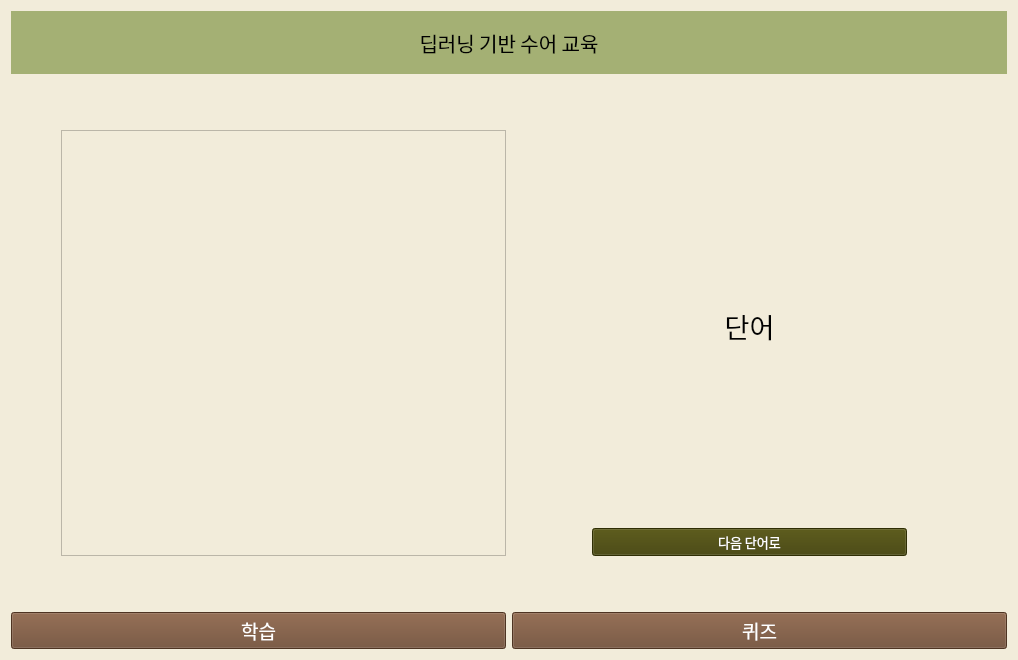
<?xml version="1.0" encoding="UTF-8"?>
<ui version="4.0">
 <class>Form</class>
 <widget class="QWidget" name="Form">
  <property name="geometry">
   <rect>
    <x>0</x>
    <y>0</y>
    <width>1018</width>
    <height>660</height>
   </rect>
  </property>
  <property name="windowTitle">
   <string>Form</string>
  </property>
  <property name="styleSheet">
   <string notr="true">background-color:rgb(242, 236, 218)</string>
  </property>
  <layout class="QGridLayout" name="gridLayout_2">
   <item row="0" column="0">
    <layout class="QGridLayout" name="gridLayout_3">
     <item row="0" column="0">
      <layout class="QGridLayout" name="gridLayout" rowstretch="0,3,25,2">
       <item row="3" column="0">
        <layout class="QHBoxLayout" name="horizontalLayout3">
         <item>
          <widget class="QPushButton" name="btn_learn">
           <property name="font">
            <font>
             <family>한컴 윤고딕 230</family>
             <pointsize>14</pointsize>
            </font>
           </property>
           <property name="styleSheet">
            <string notr="true">QPushButton{
	color: white;
	background-color: rgb(109, 73, 48);
}

QPushButton:hover{
          color: rgb(109, 73, 48);
          background: transparent;
          border: 2px solid brown;
          border-radius: 1px;
}</string>
           </property>
           <property name="text">
            <string>학습</string>
           </property>
          </widget>
         </item>
         <item>
          <widget class="QPushButton" name="btn_quiz">
           <property name="palette">
            <palette>
             <active>
              <colorrole role="WindowText">
               <brush brushstyle="SolidPattern">
                <color alpha="255">
                 <red>255</red>
                 <green>255</green>
                 <blue>255</blue>
                </color>
               </brush>
              </colorrole>
              <colorrole role="Button">
               <brush brushstyle="SolidPattern">
                <color alpha="255">
                 <red>109</red>
                 <green>73</green>
                 <blue>48</blue>
                </color>
               </brush>
              </colorrole>
              <colorrole role="Text">
               <brush brushstyle="SolidPattern">
                <color alpha="255">
                 <red>255</red>
                 <green>255</green>
                 <blue>255</blue>
                </color>
               </brush>
              </colorrole>
              <colorrole role="ButtonText">
               <brush brushstyle="SolidPattern">
                <color alpha="255">
                 <red>255</red>
                 <green>255</green>
                 <blue>255</blue>
                </color>
               </brush>
              </colorrole>
              <colorrole role="Base">
               <brush brushstyle="SolidPattern">
                <color alpha="255">
                 <red>109</red>
                 <green>73</green>
                 <blue>48</blue>
                </color>
               </brush>
              </colorrole>
              <colorrole role="Window">
               <brush brushstyle="SolidPattern">
                <color alpha="255">
                 <red>109</red>
                 <green>73</green>
                 <blue>48</blue>
                </color>
               </brush>
              </colorrole>
             </active>
             <inactive>
              <colorrole role="WindowText">
               <brush brushstyle="SolidPattern">
                <color alpha="255">
                 <red>255</red>
                 <green>255</green>
                 <blue>255</blue>
                </color>
               </brush>
              </colorrole>
              <colorrole role="Button">
               <brush brushstyle="SolidPattern">
                <color alpha="255">
                 <red>109</red>
                 <green>73</green>
                 <blue>48</blue>
                </color>
               </brush>
              </colorrole>
              <colorrole role="Text">
               <brush brushstyle="SolidPattern">
                <color alpha="255">
                 <red>255</red>
                 <green>255</green>
                 <blue>255</blue>
                </color>
               </brush>
              </colorrole>
              <colorrole role="ButtonText">
               <brush brushstyle="SolidPattern">
                <color alpha="255">
                 <red>255</red>
                 <green>255</green>
                 <blue>255</blue>
                </color>
               </brush>
              </colorrole>
              <colorrole role="Base">
               <brush brushstyle="SolidPattern">
                <color alpha="255">
                 <red>109</red>
                 <green>73</green>
                 <blue>48</blue>
                </color>
               </brush>
              </colorrole>
              <colorrole role="Window">
               <brush brushstyle="SolidPattern">
                <color alpha="255">
                 <red>109</red>
                 <green>73</green>
                 <blue>48</blue>
                </color>
               </brush>
              </colorrole>
             </inactive>
             <disabled>
              <colorrole role="WindowText">
               <brush brushstyle="SolidPattern">
                <color alpha="255">
                 <red>255</red>
                 <green>255</green>
                 <blue>255</blue>
                </color>
               </brush>
              </colorrole>
              <colorrole role="Button">
               <brush brushstyle="SolidPattern">
                <color alpha="255">
                 <red>109</red>
                 <green>73</green>
                 <blue>48</blue>
                </color>
               </brush>
              </colorrole>
              <colorrole role="Text">
               <brush brushstyle="SolidPattern">
                <color alpha="255">
                 <red>255</red>
                 <green>255</green>
                 <blue>255</blue>
                </color>
               </brush>
              </colorrole>
              <colorrole role="ButtonText">
               <brush brushstyle="SolidPattern">
                <color alpha="255">
                 <red>255</red>
                 <green>255</green>
                 <blue>255</blue>
                </color>
               </brush>
              </colorrole>
              <colorrole role="Base">
               <brush brushstyle="SolidPattern">
                <color alpha="255">
                 <red>109</red>
                 <green>73</green>
                 <blue>48</blue>
                </color>
               </brush>
              </colorrole>
              <colorrole role="Window">
               <brush brushstyle="SolidPattern">
                <color alpha="255">
                 <red>109</red>
                 <green>73</green>
                 <blue>48</blue>
                </color>
               </brush>
              </colorrole>
             </disabled>
            </palette>
           </property>
           <property name="font">
            <font>
             <family>한컴 윤고딕 230</family>
             <pointsize>14</pointsize>
            </font>
           </property>
           <property name="styleSheet">
            <string notr="true">QPushButton{
	color: white;
	background-color: rgb(109, 73, 48);
}

QPushButton:hover{
          color: rgb(109, 73, 48);
          background: transparent;
          border: 2px solid brown;
          border-radius: 1px;
}</string>
           </property>
           <property name="text">
            <string>퀴즈</string>
           </property>
          </widget>
         </item>
        </layout>
       </item>
       <item row="1" column="0">
        <layout class="QHBoxLayout" name="horizontalLayout1">
         <item>
          <widget class="QLabel" name="label">
           <property name="font">
            <font>
             <family>한컴 윤고딕 240</family>
             <pointsize>15</pointsize>
            </font>
           </property>
           <property name="styleSheet">
            <string notr="true">background-color:rgb(164, 176, 116)</string>
           </property>
           <property name="text">
            <string>딥러닝 기반 수어 교육</string>
           </property>
           <property name="alignment">
            <set>Qt::AlignCenter</set>
           </property>
          </widget>
         </item>
        </layout>
       </item>
       <item row="2" column="0">
        <layout class="QHBoxLayout" name="horizontalLayout2" stretch="1,1">
         <property name="leftMargin">
          <number>50</number>
         </property>
         <property name="topMargin">
          <number>50</number>
         </property>
         <property name="rightMargin">
          <number>50</number>
         </property>
         <property name="bottomMargin">
          <number>50</number>
         </property>
         <item>
          <widget class="QTextBrowser" name="textBrowser"/>
         </item>
         <item>
          <layout class="QVBoxLayout" name="verticalLayout" stretch="1,1">
           <property name="leftMargin">
            <number>80</number>
           </property>
           <property name="rightMargin">
            <number>50</number>
           </property>
           <item>
            <widget class="QLabel" name="label_2">
             <property name="font">
              <font>
               <family>한컴 윤고딕 230</family>
               <pointsize>20</pointsize>
              </font>
             </property>
             <property name="text">
              <string>단어</string>
             </property>
             <property name="alignment">
              <set>Qt::AlignCenter</set>
             </property>
            </widget>
           </item>
           <item>
            <widget class="QPushButton" name="btn_pass">
             <property name="font">
              <font>
               <family>한컴 윤고딕 230</family>
               <pointsize>10</pointsize>
              </font>
             </property>
             <property name="styleSheet">
              <string notr="true">QPushButton{
	color: white;
	background-color: rgb(66, 65, 6);
}

QPushButton:hover{
          color: rgb(66, 65, 6);
          background: transparent;
          border: 2px solid dark green;
          border-radius: 1px;
}</string>
             </property>
             <property name="text">
              <string>다음 단어로</string>
             </property>
            </widget>
           </item>
          </layout>
         </item>
        </layout>
       </item>
      </layout>
     </item>
    </layout>
   </item>
  </layout>
 </widget>
 <resources/>
 <connections/>
</ui>
